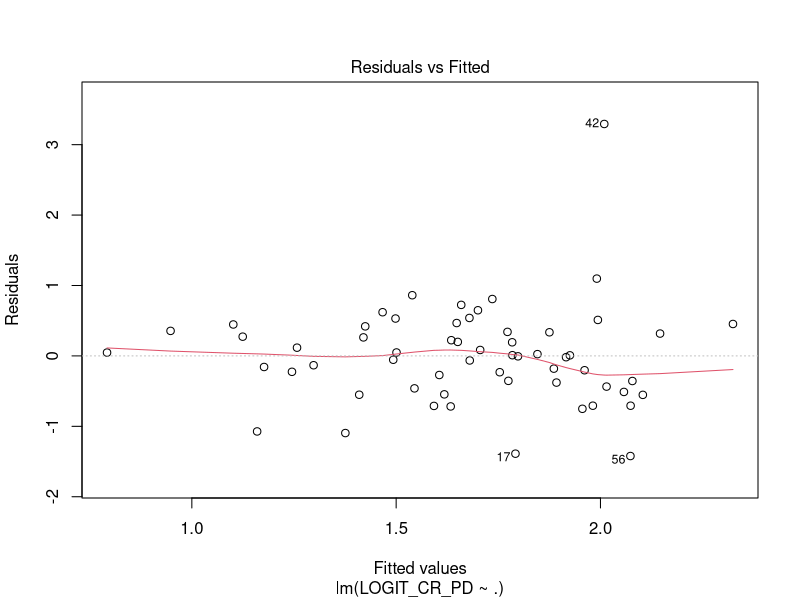
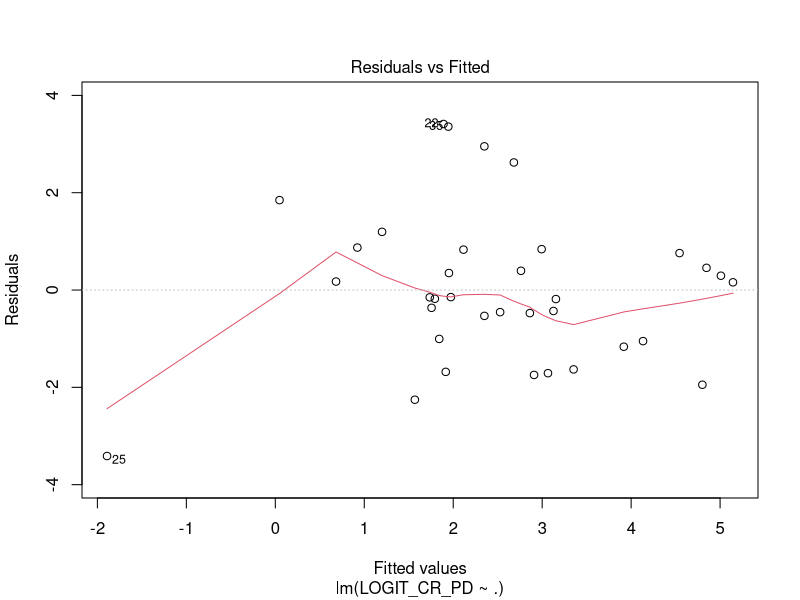
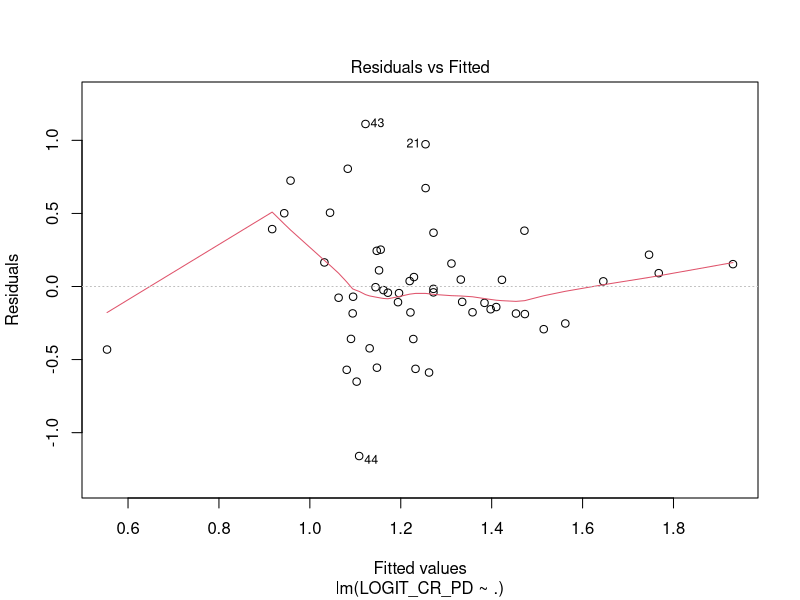

Generate these figures, in order, with R:
#pspivack
#4/1/26

library(tidyverse)

fl <- read_csv("data/regr/FL.csv")
or <- read_csv("data/regr/OR.csv")
pa <- read_csv("data/regr/PA.csv")

#Adds logit transformed cols
add_logit_cols <- function(df){
  df %>%
    mutate( #Div by 100 to get on 0-1 scale
      LOGIT_CR_Priv = qlogis((`CR Private`+0.5)/101), #Div by 100 for percents
      LOGIT_CR_PD = qlogis((`CR Public Defender`+0.5)/101), #Add some noise to get rid of Inf at exactly 0 or 1
      LOGIT_CR_AC = qlogis((`CR Court Appointed`+0.5)/101),
      Population = log(Population)
    ) %>%
    rename(log_Population = Population)
}

fl <- add_logit_cols(fl)
or <- add_logit_cols(or)
pa <- add_logit_cols(pa)


#Linear Model against covariates

fl_PD_reg <- lm(LOGIT_CR_PD ~ ., data = fl%>%
                  select(-location_id,
                  - `CR Self-Represented`,
                  - `CR Private`,
                  - `CR Public Defender`,
                  - `CR Court Appointed`,
                  - `CR Other`,
                  - `CR Unknown`,
                  - LOGIT_CR_Priv,
                  - LOGIT_CR_AC,
                  - `Rural Population` #= 1- Urban Pop, Multicollineraity
                  ) %>%
                  drop_na(LOGIT_CR_PD)) 
or_PD_reg <- lm(LOGIT_CR_PD ~ ., data = or%>%
                  select(-location_id,
                         - `CR Self-Represented`,
                         - `CR Private`,
                         - `CR Public Defender`,
                         - `CR Court Appointed`,
                         - `CR Other`,
                         - `CR Unknown`,
                         - LOGIT_CR_Priv,
                         - LOGIT_CR_AC,
                         - `Rural Population` # Multicolinearity
                  ) %>%
                  drop_na(LOGIT_CR_PD)) 
pa_PD_reg <- lm(LOGIT_CR_PD ~ ., data = pa%>%
                  select(-location_id,
                         - `CR Self-Represented`,
                         - `CR Private`,
                         - `CR Public Defender`,
                         - `CR Court Appointed`,
                         - `CR Other`,
                         - `CR Unknown`,
                         - LOGIT_CR_Priv,
                         - LOGIT_CR_AC,
                         - `Rural Population` # Multicollinearity
                  ) %>%
                  drop_na(LOGIT_CR_PD)) 

# Summaries & Diagnostics
summary(fl_PD_reg) #Note the observations removed due to missingness
summary(or_PD_reg)
summary(pa_PD_reg)
plot(fl_PD_reg, which = 1)
plot(or_PD_reg, which = 1)
plot(pa_PD_reg, which = 1)
